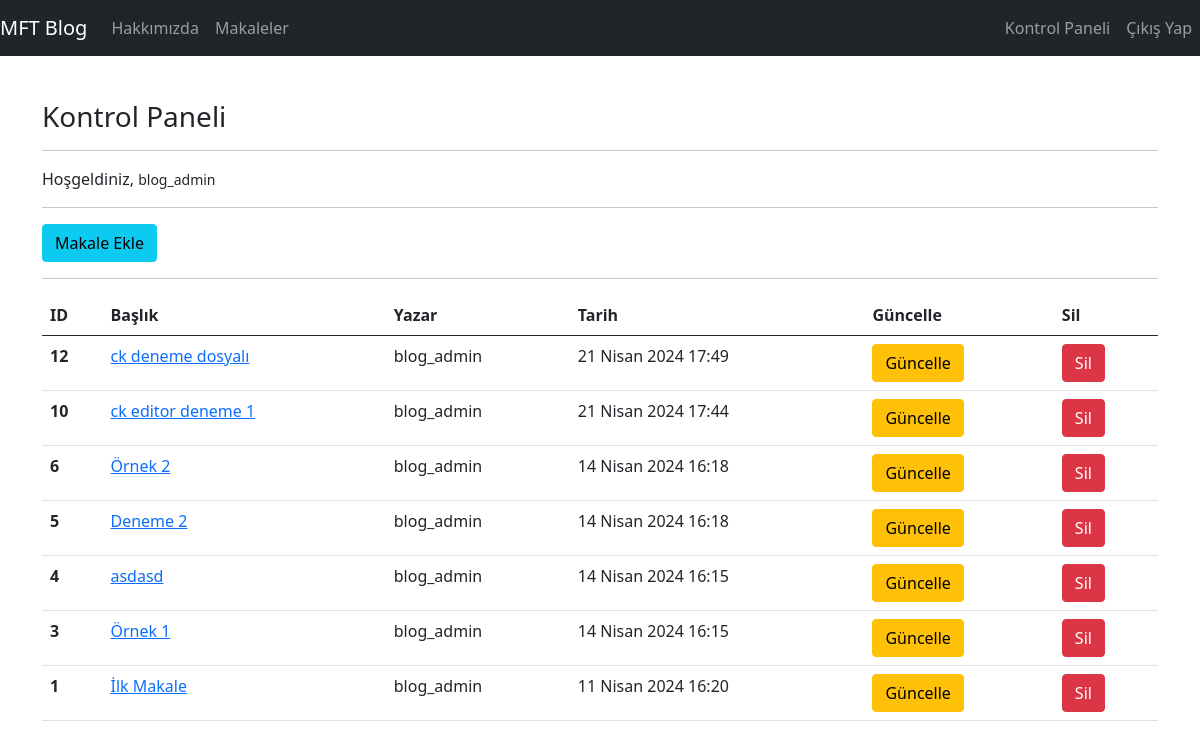
Screenshot of /articles/dashboard/ (signed in) with the database file from the repository.
### article/models.py (models this page shows, shortened)
class Article(models.Model):
    author = models.ForeignKey("auth.User",on_delete=models.CASCADE, verbose_name="Yazar")
    title = models.CharField(max_length=50, verbose_name="Başlık")
    content = RichTextField(verbose_name="İçerik")
    created_date = models.DateTimeField(auto_now_add = True, verbose_name="Oluşturulma Tarihi")
    article_image = models.FileField(blank=True,null=True,verbose_name="Makaleye fotoğraf/dosya ekleyin")
    class Meta:
        ordering = ["-created_date"]

### article/views.py (the view)
# urls.py: path('dashboard/', views.dashboard, name="dashboard"),
@login_required(login_url="user:login")
def dashboard(request):
    articles = Article.objects.filter(author=request.user)
    context = {
        "articles": articles
    }
    return render(request, "dashboard.html", context)

### templates/dashboard.html
{% extends "layout.html" %}
{% block body %}
<h3>Kontrol Paneli</h3>
<hr>
<p>Hoşgeldiniz, <small>{{request.user.username}}</small></p>
<hr>
<a class="btn btn-info" href="{% url 'article:addarticle' %}">Makale Ekle</a>
<hr>
{% if articles %}
<table class="table">
    <thead>
      <tr>
        <th scope="col">ID</th>
        <th scope="col">Başlık</th>
        <th scope="col">Yazar</th>
        <th scope="col">Tarih</th>
        <th scope="col">Güncelle</th>
        <th scope="col">Sil</th>
      </tr>
    </thead>
    <tbody>
        {% for article in articles %}
            <tr>
                <th scope="row">{{article.id}}</th>
                <td><a href="{% url 'article:detail' article.id %}">{{article.title}}</a></td>
                <td>{{article.author.username}}</td>
                <td>{{article.created_date}}</td>
                <td><a href="{% url 'article:update' article.id %}" class="btn btn-warning">Güncelle</a></td>
                <td><a href="{% url 'article:delete' article.id %}" class="btn btn-danger">Sil</a></td>
            </tr>
        {% endfor %}
    </tbody>
  </table>
{% else %}
<div class="alert alert-danger">Henüz Makaleniz Bulunmuyor</div>
{% endif %}
{% endblock body %}

### rows the page displays
Article: id "12", title "ck deneme dosyalı", author.username "blog_admin", created_date "21 Nisan 2024 17:49"
Article: id "10", title "ck editor deneme 1", author.username "blog_admin", created_date "21 Nisan 2024 17:44"
Article: id "6", title "Örnek 2", author.username "blog_admin", created_date "14 Nisan 2024 16:18"
Article: id "5", title "Deneme 2", author.username "blog_admin", created_date "14 Nisan 2024 16:18"
Article: id "4", title "asdasd", author.username "blog_admin", created_date "14 Nisan 2024 16:15"
Article: id "3", title "Örnek 1", author.username "blog_admin", created_date "14 Nisan 2024 16:15"
Article: id "1", title "İlk Makale", author.username "blog_admin", created_date "11 Nisan 2024 16:20"

### other values shown
{{ request.user.username }} "blog_admin"
